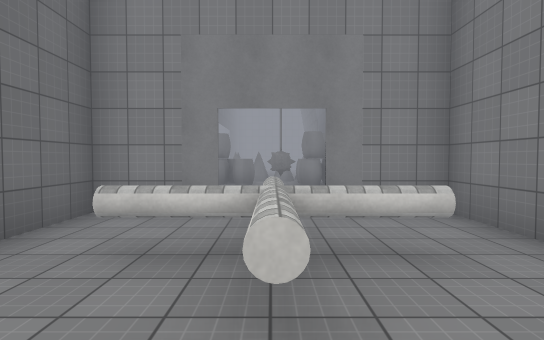
View 1 (above)

16 first-person views from a walk through a 3-D level made in the Unity game engine. The camera is 1.5 m above the floor, tilts 2° down and sees 80° across. The floor is counted in squares, 2 m on a side. Each view is taken from the middle of a square. On the plan, view 1 faces up. The plan holds only what a view shows up to about 11 squares ahead; the rest is blank. The place goes on beyond the plan. Surface patterns are stand-ins for the level's own textures.

View 2
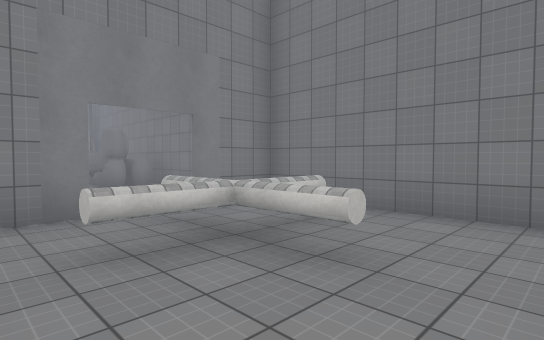

View 3
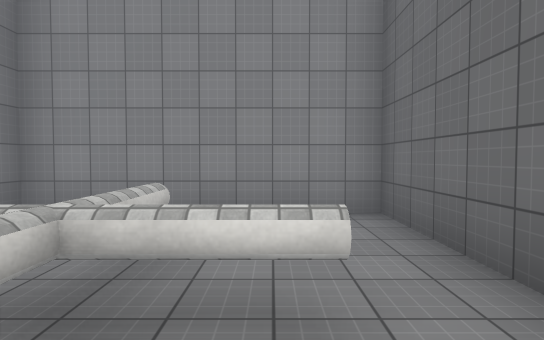

View 4
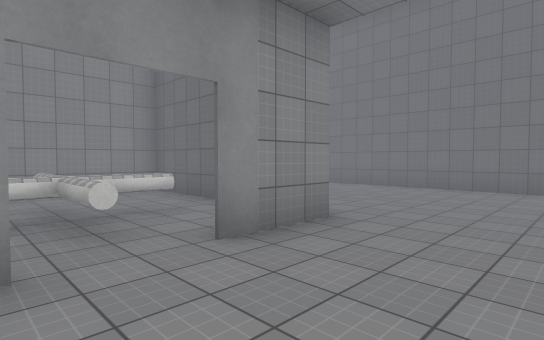

View 5
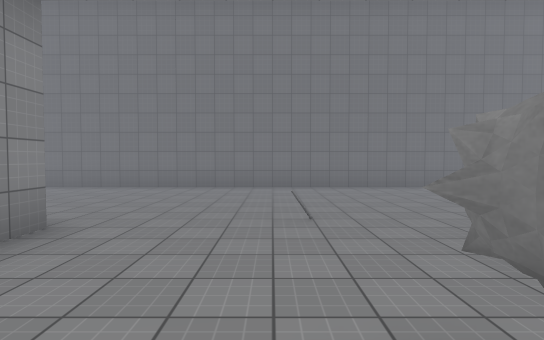

View 6
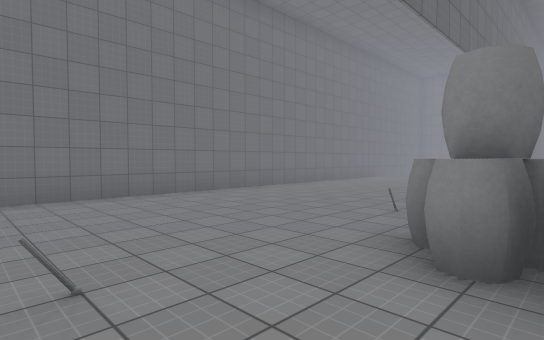

View 7
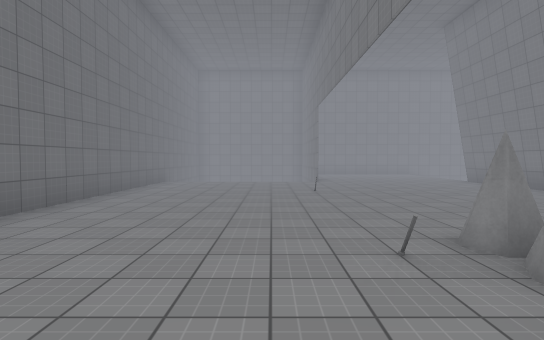

View 8
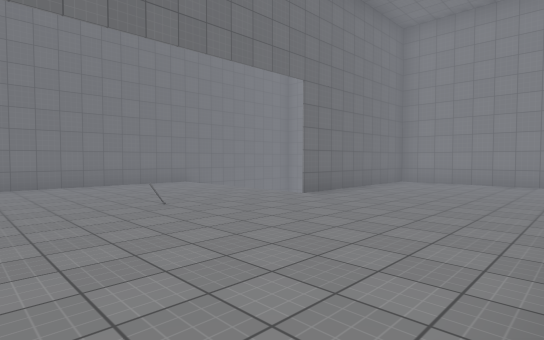

View 9
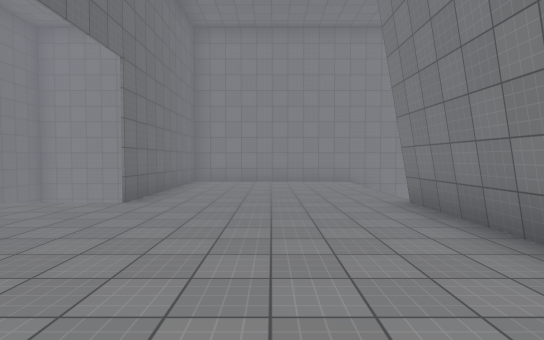

View 10
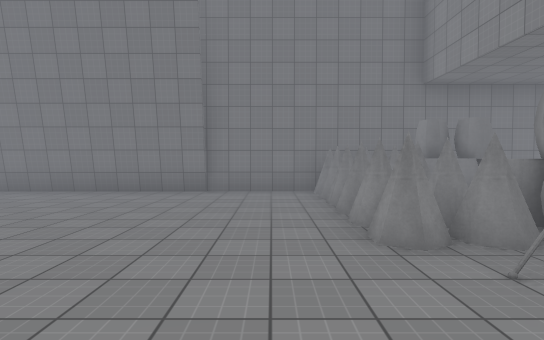

View 11
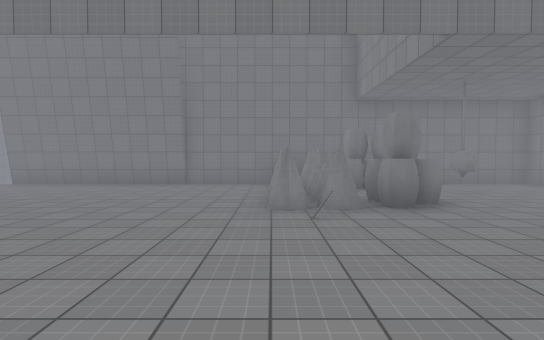

View 12
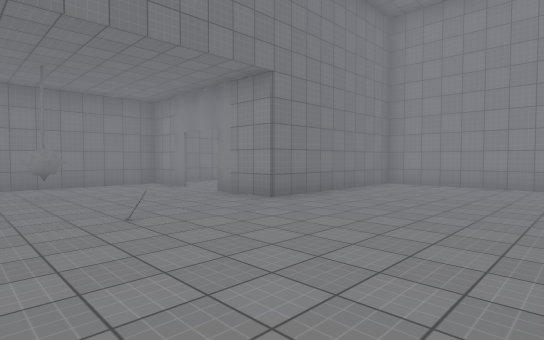

View 13
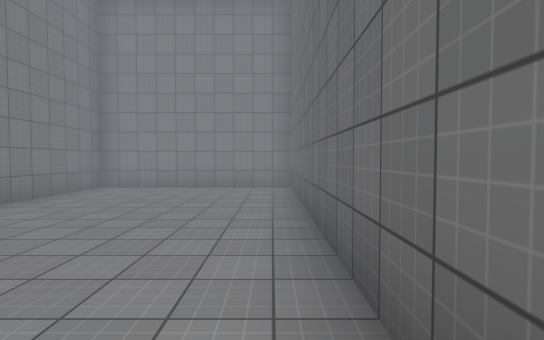

View 14
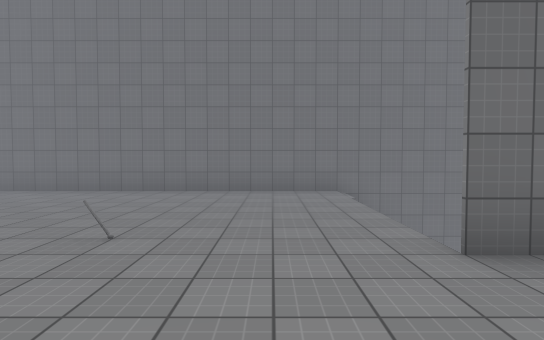

View 15
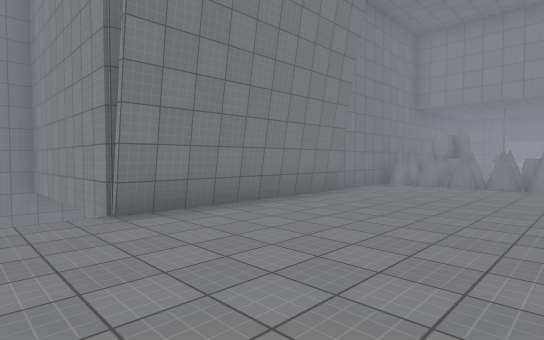

View 16
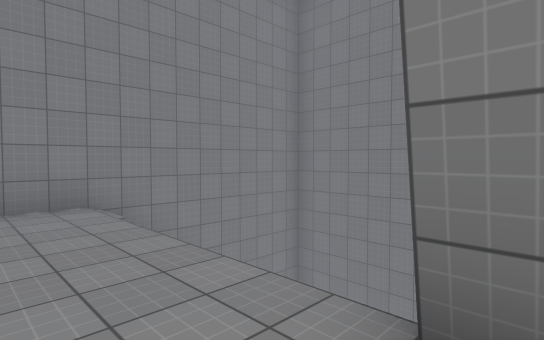

### Floor plan
Points are (right, up) in squares from view 1. A wall is a line through its corners. A room is listed if a view was taken in it or the views show most of it. See-through windows are left out.
Room 1 (views 1, 2, 3)
walls: (-0.6, 4.5) (-2.5, 4.5) (-2.5, -0.5); (2.5, 4.5) (0.8, 4.5); (-3, -0.5) (2.5, -0.5) (2.5, 4.9)
low walls: (-0.1, 2) (-0.1, 1.1) (-0.1, 2.4); (0.1, 2.6) (0.6, 2.6); (1, 2.4) (0.1, 2.4) (-1.1, 2.4); (-0.1, 3.1) (-0.1, 3.9); (-1, 2.6) (0, 2.6); (0.1, 3.9) (0.1, 2.4)
ways out: opening at (0, 5) to room 2
Room 2 (views 4, 5, 6, 7, 8, 9, 10, 11, 12, 13, 14, 15, 16)
walls: (-1.5, 12) (-1, 12); (-2.2, 11.1) (-1.8, 11.1); (-2.4, 10.8) (-2.1, 11.4) (-2.3, 11.8) (-2.2, 12) (-1.8, 12); (1.8, 12) (2.2, 12); (-1, 9.8) (-1.7, 9.5) (-1.4, 10.3); (2.3, 14.4) (2.3, 19.5) (5.4, 19.5); (1.5, 9.1) (1.3, 8.7); (0.5, 7.8) (0.2, 7.5); (0.2, 7.6) (0.1, 7.6) (0, 7.7) (0.2, 8.2); (0.6, 7.7) (0.2, 7.5); (0.5, 7.6) (-0.1, 7.5); (-7.5, 20.9) (-7.5, -0.5) (-3, -0.5); (0.6, 4.6) (2.5, 4.6); (2.5, 4.9) (2.5, 14.6); (4.2, 24.5) (-2.5, 24.5) (-2.5, 19.5); (-2.6, -0.5) (-2.6, 4.6) (-0.8, 4.6)
ways out: opening at (0, 5) to room 1
objects: other object (-3, 7); other object (-3, 11); other object (-3, 16); spikes (0, 11)

Where each view was taken, in squares from view 1:
view 1: 0 up, 0 right, facing up
view 2: 0 up, 2 left, facing up-right
view 3: 4 up, 1 left, facing down
view 4: 7 up, 1 right, facing down-left
view 5: 7 up, 1 right, facing left
view 6: 7 up, 1 left, facing up-left
view 7: 9 up, 4 left, facing up
view 8: 14 up, 2 right, facing up-left
view 9: 14 up, 0 right, facing up
view 10: 13 up, 5 left, facing right
view 11: 12 up, 7 left, facing right
view 12: 9 up, 7 left, facing down-right
view 13: 8 up, 7 left, facing down
view 14: 18 up, 0 right, facing left
view 15: 21 up, 2 left, facing down-right
view 16: 19 up, 1 right, facing up-right
